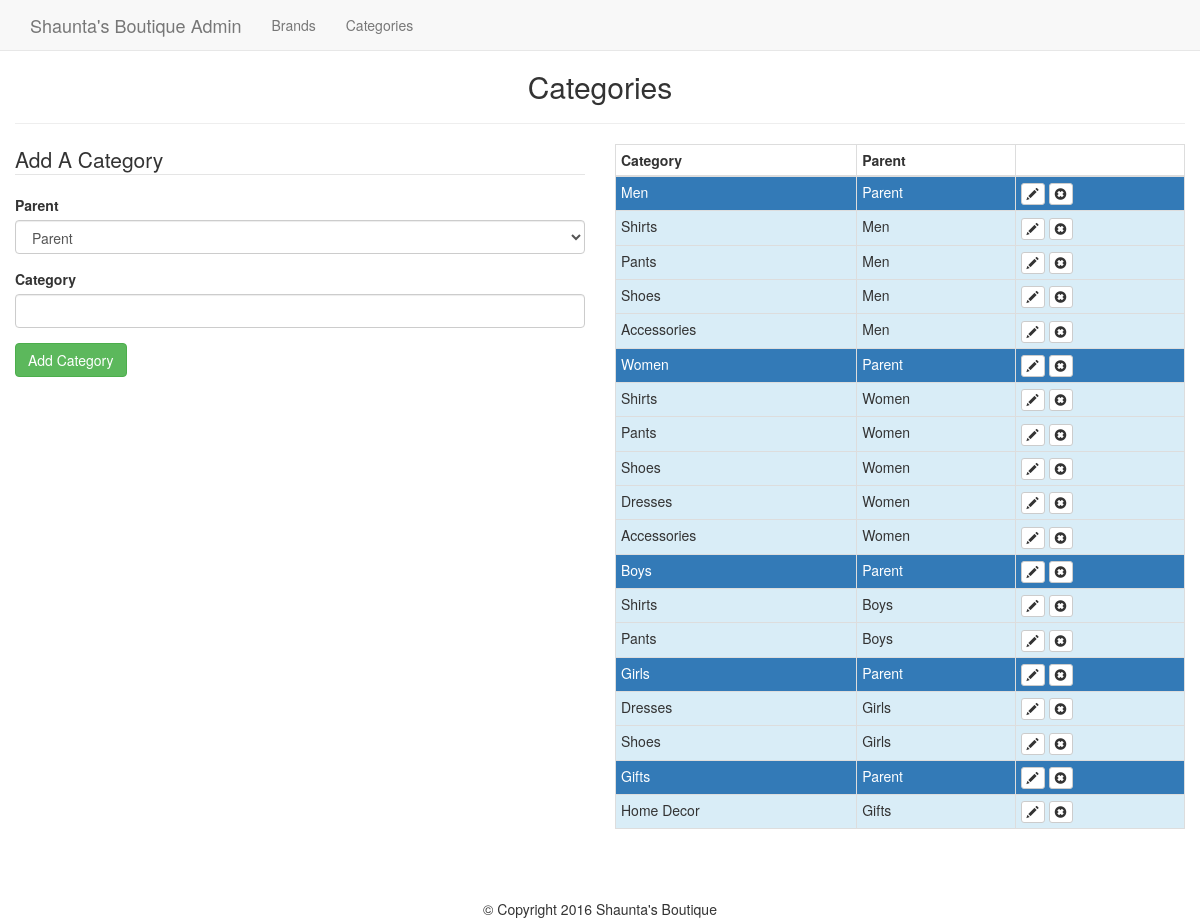
The page /admin/categories.php on the database as committed earlier.
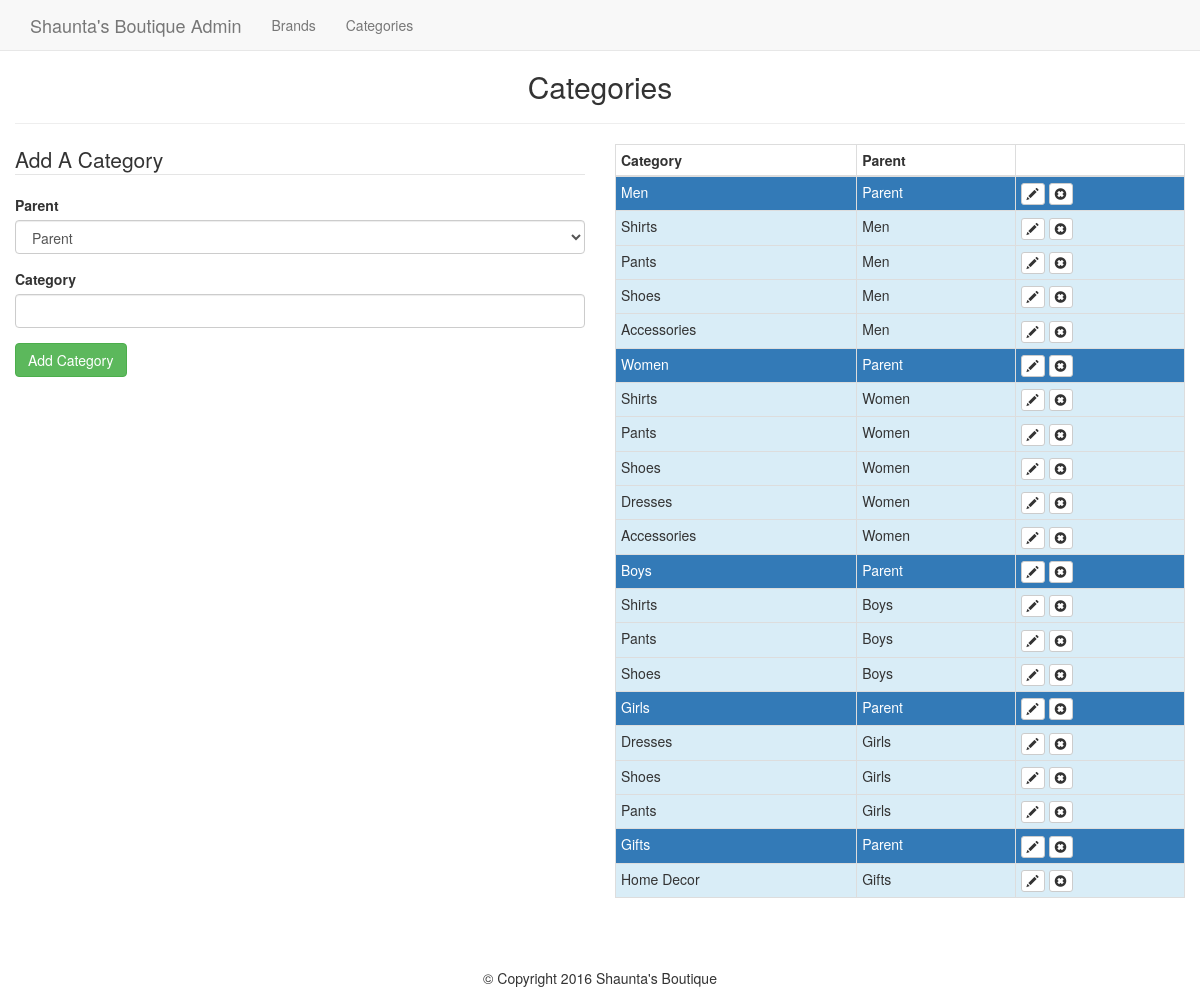
The same page on the database as committed later.
### tables this page shows
CREATE TABLE `categories` (
  `id` int(11) NOT NULL,
  `category` varchar(255) NOT NULL,
  `parent` int(11) NOT NULL DEFAULT '0'
);

### admin/categories.php (the view, shortened to what this page needs)
<?php
	require_once $_SERVER['DOCUMENT_ROOT'].'/ecommerce/core/init.php';
	include 'includes/head.php';
	include 'includes/navigation.php';
	$category = '';
	$post_parent = '';
?>
<h2 class="text-center">Categories</h2>
<hr>
<div class="row">
	<div class="col-md-6">
		<form class="form" action="categories.php<?php echo ((isset($_GET['edit']))?'?edit='.$edit_id : ''); ?>" method="post">
			<legend><?php echo ((isset($_GET['edit']))?'Edit' : 'Add A'); ?> Category</legend>
			<?php
				$category_value = '';
				$parent_value = 0;
				if(isset($_GET['edit'])) {
					$category_value = $edit_category['category'];
					$parent_value = $edit_category['parent'];
				} else {
					if(isset($_POST)) {
						$category_value = $category;
						$parent_value = $post_parent;
					}
				}
			?>
			<div class="form-group">
				<label for="parent">Parent</label>
				<select class="form-control" name="parent" id="parent">
					<option value="0"<?php echo (($parent_value == 0)?' selected="selected"' : ''); ?>>Parent</option>
				</select>
			</div>
			<div class="form-group">
				<label for="category">Category</label>
				<input class="form-control" type="text" name="category" id="category" value="<?php echo $category_value; ?>">
			</div>
			<div class="form-group">
				<input class="btn btn-success" type="submit" value="<?php echo ((isset($_GET['edit']))?'Edit' : 'Add'); ?> Category">
			</div>
		</form>
	</div>
	<div class="col-md-6">
		<table class="table table-bordered table-condensed">
			<thead>
				<th>Category</th>
				<th>Parent</th>
				<th></th>
			</thead>
			<tbody>
				<?php $result = $db->query("SELECT * FROM categories WHERE parent = 0"); ?>
				<?php while($parent = mysqli_fetch_assoc($result)) : ?>
				<?php
					$parent_id = (int)$parent['id'];
					$cresult = $db->query("SELECT * FROM categories WHERE parent = '{$parent_id}'");
				?>
				<tr class="bg-primary">
					<td><?php echo $parent['category']; ?></td>
					<td>Parent</td>
					<td>
						<a class="btn btn-xs btn-default" href="categories.php?edit=<?php echo $parent['id']; ?>"><span class="glyphicon glyphicon-pencil"></span></a>
						<a class="btn btn-xs btn-default" href="categories.php?delete=<?php echo $parent['id']; ?>"><span class="glyphicon glyphicon-remove-sign"></span></a>
					</td>
				</tr>
					<?php while($child = mysqli_fetch_assoc($cresult)) : ?>
						<tr class="bg-info">
							<td><?php echo $child['category']; ?></td>
							<td><?php echo $parent['category']; ?></td>
							<td>
								<a class="btn btn-xs btn-default" href="categories.php?edit=<?php echo $child['id']; ?>"><span class="glyphicon glyphicon-pencil"></span></a>
								<a class="btn btn-xs btn-default" href="categories.php?delete=<?php echo $child['id']; ?>"><span class="glyphicon glyphicon-remove-sign"></span></a>
							</td>
						</tr>
					<?php endwhile; ?>
				<?php endwhile; ?>
			</tbody>
		</table>
	</div>
</div>
<?php
	include 'includes/footer.php';

### admin/includes/head.php (shortened to what this page needs)
<!DOCTYPE html>
<html lang="en">
<head>
	<link rel="stylesheet" href="../css/bootstrap.min.css">
	<link rel="stylesheet" href="../css/main.css">
</head>
<body>
	<div class="container-fluid">

### admin/includes/navigation.php (shortened to what this page needs)
<nav class="navbar navbar-default navbar-fixed-top">
	<div class="container">
		<div class="navbar-header">
			<a class="navbar-brand" href="/ecommerce/admin/index.php">Shaunta's Boutique Admin</a>
		</div>
		<div class="collapse navbar-collapse">
			<ul class="nav navbar-nav">
				<li><a href="brands.php">Brands</a></li>
				<li><a href="categories.php">Categories</a></li>
			</ul>
		</div>
	</div>
</nav>

### admin/includes/footer.php
</div>
<footer class="text-center" id="footer">
	&copy; Copyright 2016 Shaunta's Boutique
</footer>
</body>
</html>

### css/main.css (style rules this page uses)
body { padding-top: 50px; }
#footer { margin-top: 50px; }

Rows that differ between the two databases and show on the page:
added categories: category "Shoes", $parent['category'] "Boys"
added categories: category "Pants", $parent['category'] "Girls"
